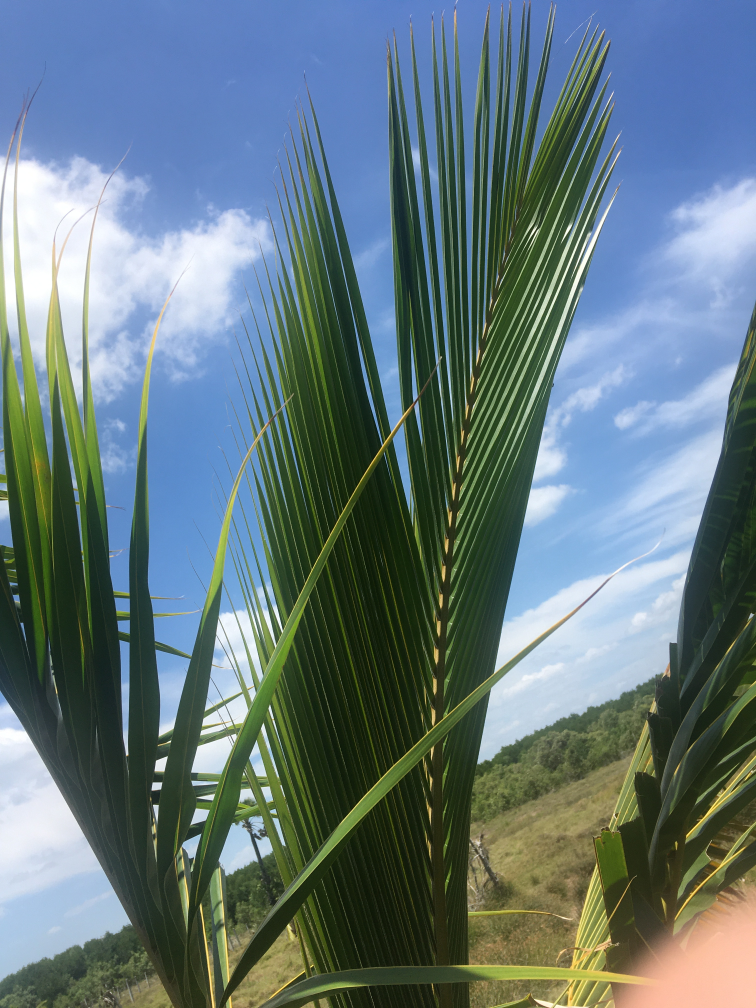
#> input picture Leaves/dataset/Set_v1/test/healthy/IMG_8753.JPG, 3024 x 4032 px, found by its file name (shown at 1/4 size)
$ jupyter execute --allow-errors resize_and-save.ipynb
#> lines starting #> are read from the running program, lines starting #| are printed output that depends on the picture
#> further down, image is the input picture: shape (4032, 3024, 3); mean B, G, R 124.5, 120.1, 100
#> `resized_image = cv2.resize(image, (512, 512))`:
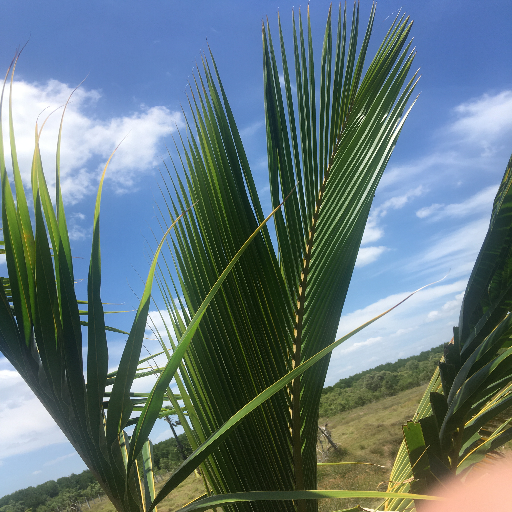
#> resized_image: shape (512, 512, 3); mean B, G, R 124.4, 120, 99.9
[cell 1]
import os
import cv2
import shutil

[cell 2]
input_dir = '../dataset'
output_dir = '../dataset_resized_512x512/'

[cell 3]
# Create output directories if they don't exist
os.makedirs(os.path.join(output_dir, 'healthy'), exist_ok=True)
os.makedirs(os.path.join(output_dir, 'leaf_spot'), exist_ok=True)
os.makedirs(os.path.join(output_dir, 'caterpillar'), exist_ok=True)
os.makedirs(os.path.join(output_dir, 'leaf_blight'), exist_ok=True)
os.makedirs(os.path.join(output_dir, 'rhinoceros'), exist_ok=True)

[cell 4]
# Loop through each category and process the images
categories = ['healthy', 'leaf_spot', 'caterpillar', 'leaf_blight', 'rhinoceros']

#> (the rest of this cell did not finish here and is left out)
